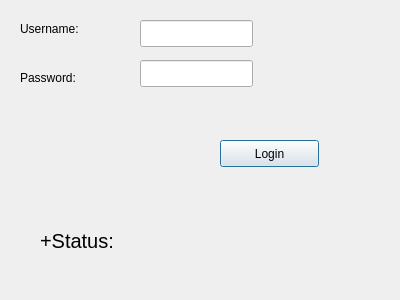
<?xml version="1.0" encoding="UTF-8"?>
<ui version="4.0">
 <class>Login</class>
 <widget class="QDialog" name="Login">
  <property name="geometry">
   <rect>
    <x>0</x>
    <y>0</y>
    <width>400</width>
    <height>300</height>
   </rect>
  </property>
  <property name="windowTitle">
   <string>Dialog</string>
  </property>
  <widget class="QPushButton" name="pushButton">
   <property name="geometry">
    <rect>
     <x>220</x>
     <y>140</y>
     <width>99</width>
     <height>27</height>
    </rect>
   </property>
   <property name="text">
    <string>Login</string>
   </property>
  </widget>
  <widget class="QLabel" name="labelLogin">
   <property name="geometry">
    <rect>
     <x>40</x>
     <y>230</y>
     <width>331</width>
     <height>21</height>
    </rect>
   </property>
   <property name="font">
    <font>
     <pointsize>15</pointsize>
    </font>
   </property>
   <property name="text">
    <string>+Status:</string>
   </property>
  </widget>
  <widget class="QLineEdit" name="lineEditUsername">
   <property name="geometry">
    <rect>
     <x>140</x>
     <y>20</y>
     <width>113</width>
     <height>27</height>
    </rect>
   </property>
  </widget>
  <widget class="QLineEdit" name="lineEditPassword">
   <property name="geometry">
    <rect>
     <x>140</x>
     <y>60</y>
     <width>113</width>
     <height>27</height>
    </rect>
   </property>
  </widget>
  <widget class="QLabel" name="labelUser">
   <property name="geometry">
    <rect>
     <x>20</x>
     <y>20</y>
     <width>91</width>
     <height>17</height>
    </rect>
   </property>
   <property name="text">
    <string>Username:</string>
   </property>
  </widget>
  <widget class="QLabel" name="labelPassword">
   <property name="geometry">
    <rect>
     <x>20</x>
     <y>70</y>
     <width>81</width>
     <height>16</height>
    </rect>
   </property>
   <property name="text">
    <string>Password:</string>
   </property>
  </widget>
 </widget>
 <resources/>
 <connections/>
</ui>
